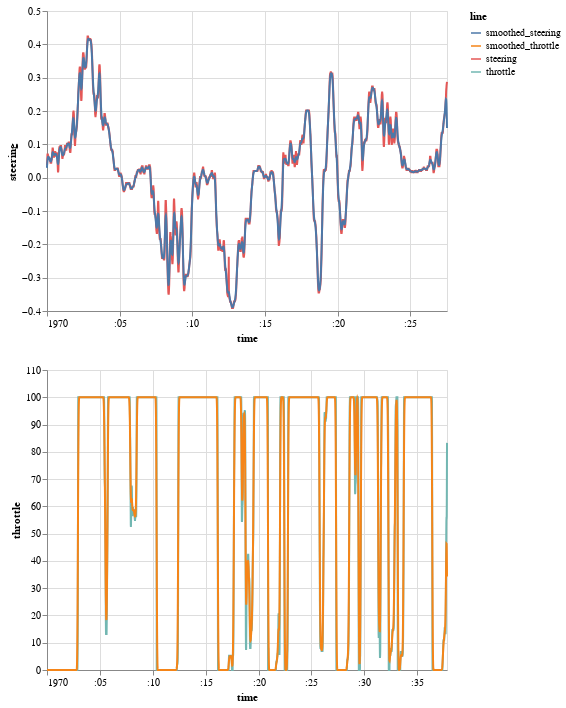

Here is the notebook cell this chart was saved with:
### Code cell
run.laps[14].steering.chart() & run.laps[2].throttle.chart()

### Figure 1 — Vega-Lite specification as saved in the notebook (floating-point values rounded to 4 significant figures; data arrays with more than 128 entries replaced by an {"elided": "..."} marker saying what was removed)
{"config": {"view": {"continuousWidth": 400, "continuousHeight": 300}}, "vconcat": [{"data": {"name": "data-92ca4b2b38d547bb66df6b61fa073eed"}, "mark": "line", "encoding": {"color": {"field": "line", "type": "nominal"}, "x": {"field": "time", "type": "temporal"}, "y": {"field": "steering", "type": "quantitative"}}}, {"data": {"name": "data-84a43a1eab6d59ee2fc1e9e61b42a525"}, "mark": "line", "encoding": {"color": {"field": "line", "type": "nominal"}, "x": {"field": "time", "type": "temporal"}, "y": {"field": "throttle", "type": "quantitative"}}}], "$schema": "https://vega.github.io/schema/vega-lite/v4.17.0.json", "datasets": {"data-92ca4b2b38d547bb66df6b61fa073eed": {"elided": "5510 records"}, "data-84a43a1eab6d59ee2fc1e9e61b42a525": {"elided": "7568 records"}}}
